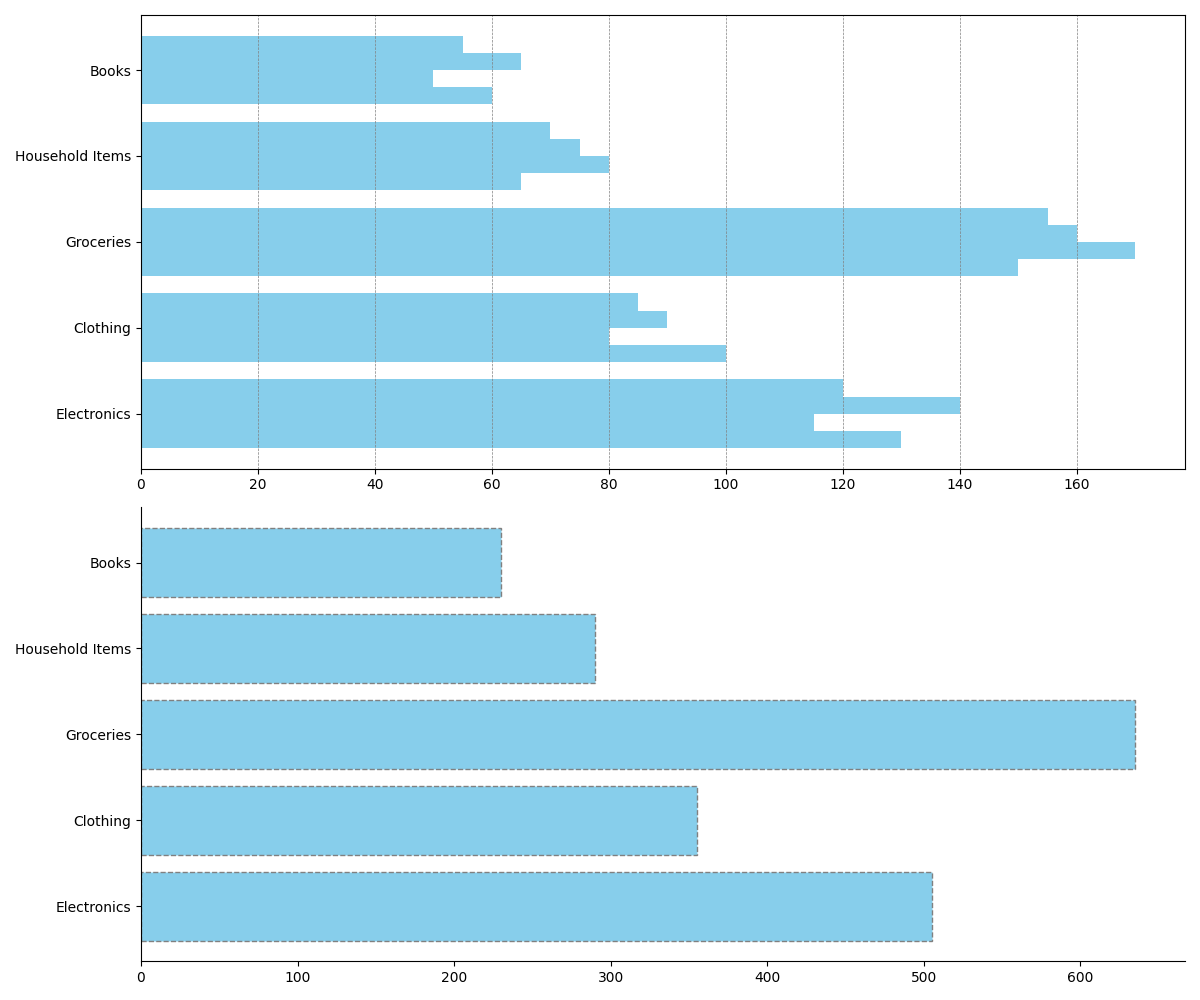

Write Python code to recreate this figure.
import matplotlib.pyplot as plt
import numpy as np

categories = ['Electronics', 'Clothing', 'Groceries', 'Household Items', 'Books']
quarters = ['Q1', 'Q2', 'Q3', 'Q4']

sales_data = np.array([
    [130, 115, 140, 120],
    [100, 80, 90, 85],
    [150, 170, 160, 155],
    [65, 80, 75, 70],
    [60, 50, 65, 55],
])

fig, (ax1, ax2) = plt.subplots(2, 1, figsize=(12, 10))

bar_height = 0.2
bar_positions = np.arange(len(categories))

single_color = 'skyblue'

for i, quarter in enumerate(quarters):
    ax1.barh(bar_positions + i * bar_height, sales_data[:, i], height=bar_height, color=single_color)

ax1.set_yticks(bar_positions + bar_height * 1.5)
ax1.set_yticklabels(categories)
ax1.grid(True, which='major', axis='x', linestyle='--', linewidth=0.5, color='gray')

annual_sales = np.sum(sales_data, axis=1)
ax2.barh(categories, annual_sales, color=single_color, linestyle='--', edgecolor='gray')

ax2.spines['top'].set_visible(False)
ax2.spines['right'].set_visible(False)

plt.tight_layout()
plt.show()
